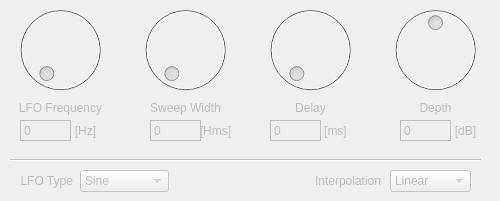
       <widget class="QWidget" name="tab_dl_voice_3">
        <property name="enabled">
         <bool>false</bool>
        </property>
        <attribute name="title">
         <string>Voice 3</string>
        </attribute>
        <widget class="QComboBox" name="comboBox_dl_lfo_type_3">
         <property name="geometry">
          <rect>
           <x>80</x>
           <y>170</y>
           <width>89</width>
           <height>22</height>
          </rect>
         </property>
         <item>
          <property name="text">
           <string>Sine</string>
          </property>
         </item>
         <item>
          <property name="text">
           <string>Triangular</string>
          </property>
         </item>
         <item>
          <property name="text">
           <string>Sawtooth</string>
          </property>
         </item>
         <item>
          <property name="text">
           <string>Square</string>
          </property>
         </item>
        </widget>
        <widget class="QLabel" name="label_dl_lfo_depth_3">
         <property name="geometry">
          <rect>
           <x>400</x>
           <y>120</y>
           <width>51</width>
           <height>21</height>
          </rect>
         </property>
         <property name="frameShape">
          <enum>QFrame::Box</enum>
         </property>
         <property name="frameShadow">
          <enum>QFrame::Plain</enum>
         </property>
         <property name="text">
          <string>0</string>
         </property>
        </widget>
        <widget class="QLabel" name="label_82">
         <property name="geometry">
          <rect>
           <x>12</x>
           <y>170</y>
           <width>61</width>
           <height>21</height>
          </rect>
         </property>
         <property name="text">
          <string>LFO Type</string>
         </property>
         <property name="alignment">
          <set>Qt::AlignRight|Qt::AlignTrailing|Qt::AlignVCenter</set>
         </property>
        </widget>
        <widget class="QDial" name="dial_dl_lfo_width_3">
         <property name="geometry">
          <rect>
           <x>130</x>
           <y>0</y>
           <width>111</width>
           <height>100</height>
          </rect>
         </property>
         <property name="minimum">
          <number>1</number>
         </property>
         <property name="maximum">
          <number>50</number>
         </property>
        </widget>
        <widget class="QDial" name="dial_dl_lfo_depth_3">
         <property name="geometry">
          <rect>
           <x>380</x>
           <y>0</y>
           <width>111</width>
           <height>100</height>
          </rect>
         </property>
         <property name="minimum">
          <number>-10</number>
         </property>
         <property name="maximum">
          <number>10</number>
         </property>
        </widget>
        <widget class="QLabel" name="label_83">
         <property name="geometry">
          <rect>
           <x>145</x>
           <y>100</y>
           <width>81</width>
           <height>16</height>
          </rect>
         </property>
         <property name="text">
          <string>Sweep Width</string>
         </property>
         <property name="alignment">
          <set>Qt::AlignCenter</set>
         </property>
        </widget>
        <widget class="QLabel" name="label_84">
         <property name="geometry">
          <rect>
           <x>320</x>
           <y>120</y>
           <width>31</width>
           <height>21</height>
          </rect>
         </property>
         <property name="text">
          <string>[ms]</string>
         </property>
         <property name="alignment">
          <set>Qt::AlignCenter</set>
         </property>
        </widget>
        <widget class="QLabel" name="label_dl_lfo_freq_3">
         <property name="geometry">
          <rect>
           <x>20</x>
           <y>120</y>
           <width>51</width>
           <height>21</height>
          </rect>
         </property>
         <property name="frameShape">
          <enum>QFrame::Box</enum>
         </property>
         <property name="frameShadow">
          <enum>QFrame::Plain</enum>
         </property>
         <property name="text">
          <string>0</string>
         </property>
        </widget>
        <widget class="Line" name="line_7">
         <property name="geometry">
          <rect>
           <x>10</x>
           <y>150</y>
           <width>471</width>
           <height>20</height>
          </rect>
         </property>
         <property name="orientation">
          <enum>Qt::Horizontal</enum>
         </property>
        </widget>
        <widget class="QDial" name="dial_dl_lfo_freq_3">
         <property name="geometry">
          <rect>
           <x>0</x>
           <y>0</y>
           <width>121</width>
           <height>100</height>
          </rect>
         </property>
         <property name="maximum">
          <number>100</number>
         </property>
        </widget>
        <widget class="QLabel" name="label_dl_lfo_delay_3">
         <property name="geometry">
          <rect>
           <x>270</x>
           <y>120</y>
           <width>51</width>
           <height>21</height>
          </rect>
         </property>
         <property name="frameShape">
          <enum>QFrame::Box</enum>
         </property>
         <property name="frameShadow">
          <enum>QFrame::Plain</enum>
         </property>
         <property name="text">
          <string>0</string>
         </property>
        </widget>
        <widget class="QLabel" name="label_dl_lfo_width_3">
         <property name="geometry">
          <rect>
           <x>150</x>
           <y>120</y>
           <width>51</width>
           <height>21</height>
          </rect>
         </property>
         <property name="frameShape">
          <enum>QFrame::Box</enum>
         </property>
         <property name="frameShadow">
          <enum>QFrame::Plain</enum>
         </property>
         <property name="text">
          <string>0</string>
         </property>
        </widget>
        <widget class="QDial" name="dial_dl_lfo_delay_3">
         <property name="geometry">
          <rect>
           <x>250</x>
           <y>0</y>
           <width>121</width>
           <height>100</height>
          </rect>
         </property>
         <property name="minimum">
          <number>1</number>
         </property>
         <property name="maximum">
          <number>50</number>
         </property>
        </widget>
        <widget class="QLabel" name="label_53">
         <property name="geometry">
          <rect>
           <x>410</x>
           <y>100</y>
           <width>51</width>
           <height>16</height>
          </rect>
         </property>
         <property name="text">
          <string>Depth</string>
         </property>
         <property name="alignment">
          <set>Qt::AlignCenter</set>
         </property>
        </widget>
        <widget class="QLabel" name="label_119">
         <property name="geometry">
          <rect>
           <x>440</x>
           <y>120</y>
           <width>51</width>
           <height>21</height>
          </rect>
         </property>
         <property name="text">
          <string>[dB]</string>
         </property>
         <property name="alignment">
          <set>Qt::AlignCenter</set>
         </property>
        </widget>
        <widget class="QLabel" name="label_85">
         <property name="geometry">
          <rect>
           <x>10</x>
           <y>100</y>
           <width>101</width>
           <height>16</height>
          </rect>
         </property>
         <property name="text">
          <string>LFO Frequency</string>
         </property>
         <property name="alignment">
          <set>Qt::AlignCenter</set>
         </property>
        </widget>
        <widget class="QLabel" name="label_86">
         <property name="geometry">
          <rect>
           <x>290</x>
           <y>100</y>
           <width>41</width>
           <height>16</height>
          </rect>
         </property>
         <property name="text">
          <string>Delay</string>
         </property>
         <property name="alignment">
          <set>Qt::AlignCenter</set>
         </property>
        </widget>
        <widget class="QComboBox" name="comboBox_dl_interpolation_3">
         <property name="enabled">
          <bool>false</bool>
         </property>
         <property name="geometry">
          <rect>
           <x>390</x>
           <y>170</y>
           <width>81</width>
           <height>22</height>
          </rect>
         </property>
         <item>
          <property name="text">
           <string>Linear</string>
          </property>
         </item>
         <item>
          <property name="text">
           <string>Cubic</string>
          </property>
         </item>
        </widget>
        <widget class="QLabel" name="label_87">
         <property name="geometry">
          <rect>
           <x>60</x>
           <y>120</y>
           <width>51</width>
           <height>21</height>
          </rect>
         </property>
         <property name="text">
          <string>[Hz]</string>
         </property>
         <property name="alignment">
          <set>Qt::AlignCenter</set>
         </property>
        </widget>
        <widget class="QLabel" name="label_88">
         <property name="enabled">
          <bool>false</bool>
         </property>
         <property name="geometry">
          <rect>
           <x>310</x>
           <y>170</y>
           <width>71</width>
           <height>21</height>
          </rect>
         </property>
         <property name="text">
          <string>Interpolation</string>
         </property>
         <property name="alignment">
          <set>Qt::AlignRight|Qt::AlignTrailing|Qt::AlignVCenter</set>
         </property>
        </widget>
        <widget class="QLabel" name="label_89">
         <property name="geometry">
          <rect>
           <x>200</x>
           <y>120</y>
           <width>31</width>
           <height>21</height>
          </rect>
         </property>
         <property name="text">
          <string>[Hms]</string>
         </property>
         <property name="alignment">
          <set>Qt::AlignCenter</set>
         </property>
        </widget>
       </widget>
